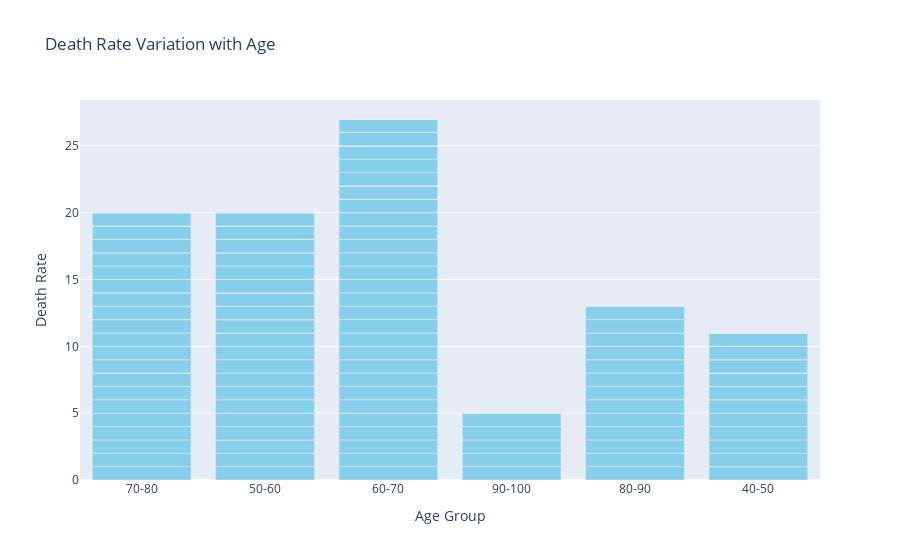

Notebook cell for this chart:
### Markdown cell above
#  Are there any noticeable patterns in the distribution of death enents across different age groups ?

### Code cell
px.bar(df, x='age_group', y='DEATH_EVENT', 
             title='Death Rate Variation with Age',
             labels={'age_group': 'Age Group', 'DEATH_EVENT': 'Death Rate'},
             color_discrete_sequence=['skyblue'])

### Figure 1 — Plotly figure (JSON) as saved in the notebook; plotly's stock layout.template omitted (floating-point values rounded to 4 significant figures; data arrays with more than 128 entries replaced by an {"elided": "..."} marker saying what was removed)
{"data": [{"alignmentgroup": "True", "hovertemplate": "Age Group=%{x}<br>Death Rate=%{y}<extra></extra>", "legendgroup": "", "marker": {"color": "skyblue", "pattern": {"shape": ""}}, "name": "", "offsetgroup": "", "orientation": "v", "showlegend": false, "textposition": "auto", "type": "bar", "x": {"elided": "299 str values"}, "xaxis": "x", "y": {"elided": "299 int values"}, "yaxis": "y"}], "layout": {"barmode": "relative", "legend": {"tracegroupgap": 0}, "title": {"text": "Death Rate Variation with Age"}, "xaxis": {"anchor": "y", "domain": [0, 1], "title": {"text": "Age Group"}}, "yaxis": {"anchor": "x", "domain": [0, 1], "title": {"text": "Death Rate"}}}}
